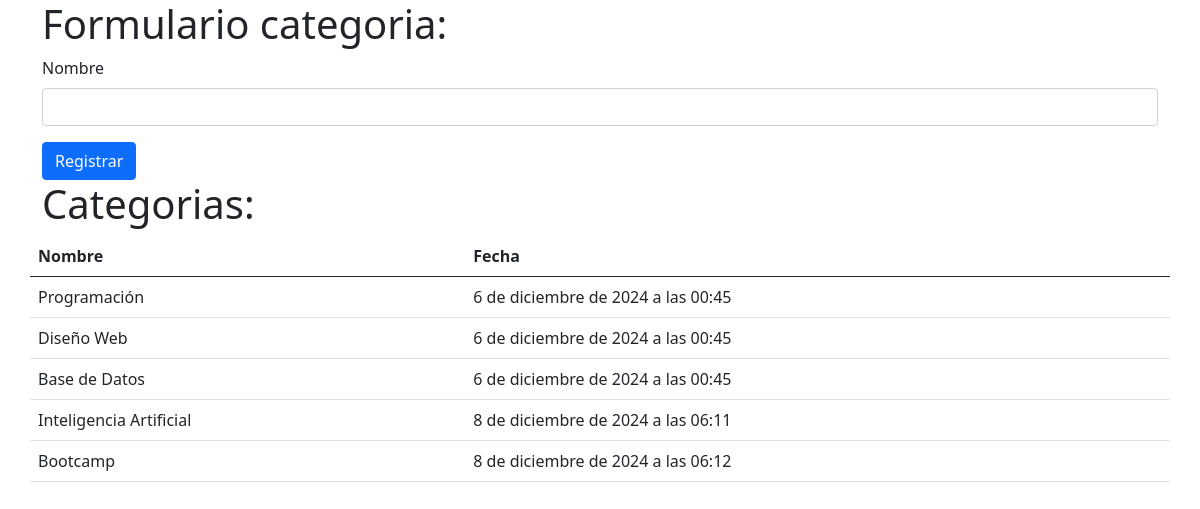
Before: /cursos/categorias_form/ with the older database file.
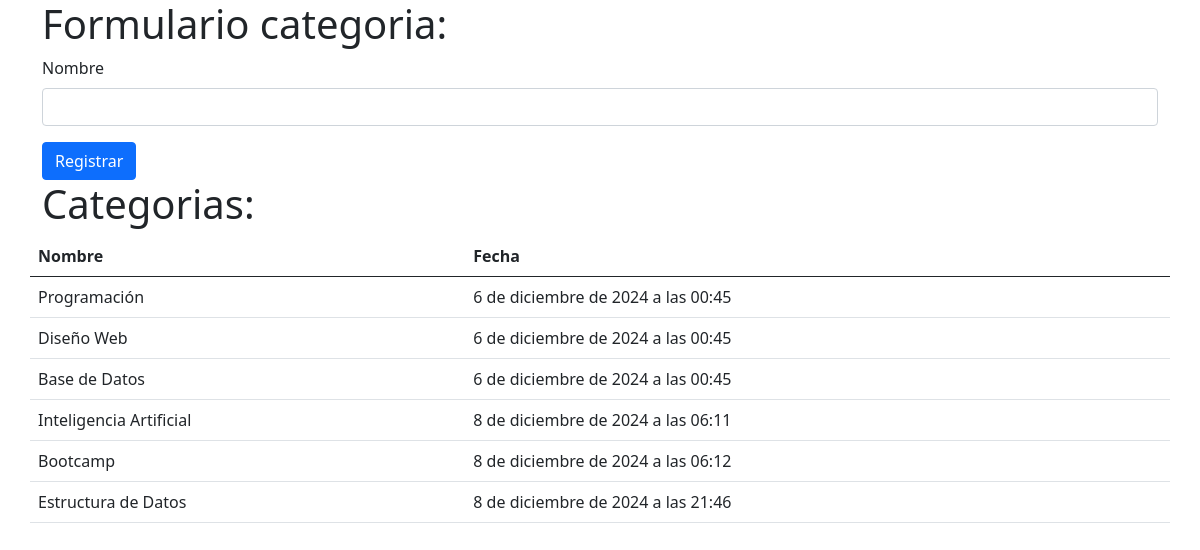
After: the same page with the newer database file.
### curso/models.py (models this page shows, shortened)
class Categoria(models.Model):
    nombre = models.CharField(
        max_length=100,
        validators=[validar_longitud_minima, validar_longitud_maxima],
    )
    created = models.DateTimeField(auto_now_add=True)
    updated = models.DateTimeField(auto_now=True)

### curso/views.py (the view)
# urls.py: path('categorias_form/', views.categorias, name='categoria'),
def categorias(request):
    post_nombre = request.POST.get("nombre")
    if post_nombre:
        q = Categoria(nombre=post_nombre)
        q.save()
    categorias = Categoria.objects.all()
    return render(request, "categorias.html", {
        "categorias": categorias
    })

### curso/templates/categorias.html (shortened to what this page needs)
{% load static %}
<!doctype html>
<html lang="en">
    <head>
        <link href="{% static 'core/bootstrap-5.0.2/dist/css/bootstrap.min.css' %}" rel="stylesheet">
    </head>
    <body>
        <div class="container">
            <h1>Formulario categoria:</h1>
            <form class="row g-3" action="{% url 'categoria' %}" method="post">
                <div class="col-12">
                    <label for="nombre" class="form-label">Nombre</label>
                    <input type="text" class="form-control" id="nombre" name="nombre" placeholder="" maxlength="100">
                </div>
                <div class="col-12">
                    <button type="submit" class="btn btn-primary">Registrar</button>
                </div>
            </form>
            <div class="row">
                <h1>Categorias:</h1>
                <table class="table table-hover">
                    <thead>
                        <tr>
                            <th scope="col">Nombre</th>
                            <th scope="col">Fecha</th>
                        </tr>
                        </thead>
                        <tbody>
                            {% for categoria in categorias %}
                            <tr>
                                <td>{{ categoria.nombre }}</td>
                                <td>{{ categoria.created }}</td>
                            </tr>
                            {% endfor %}
                        </tbody>
                </table>
            </div>
        </div>
    </body>
</html>

Changed rows visible on the page:
added Categoria: nombre "Estructura de Datos", created "8 de diciembre de 2024 a las 21:46"
